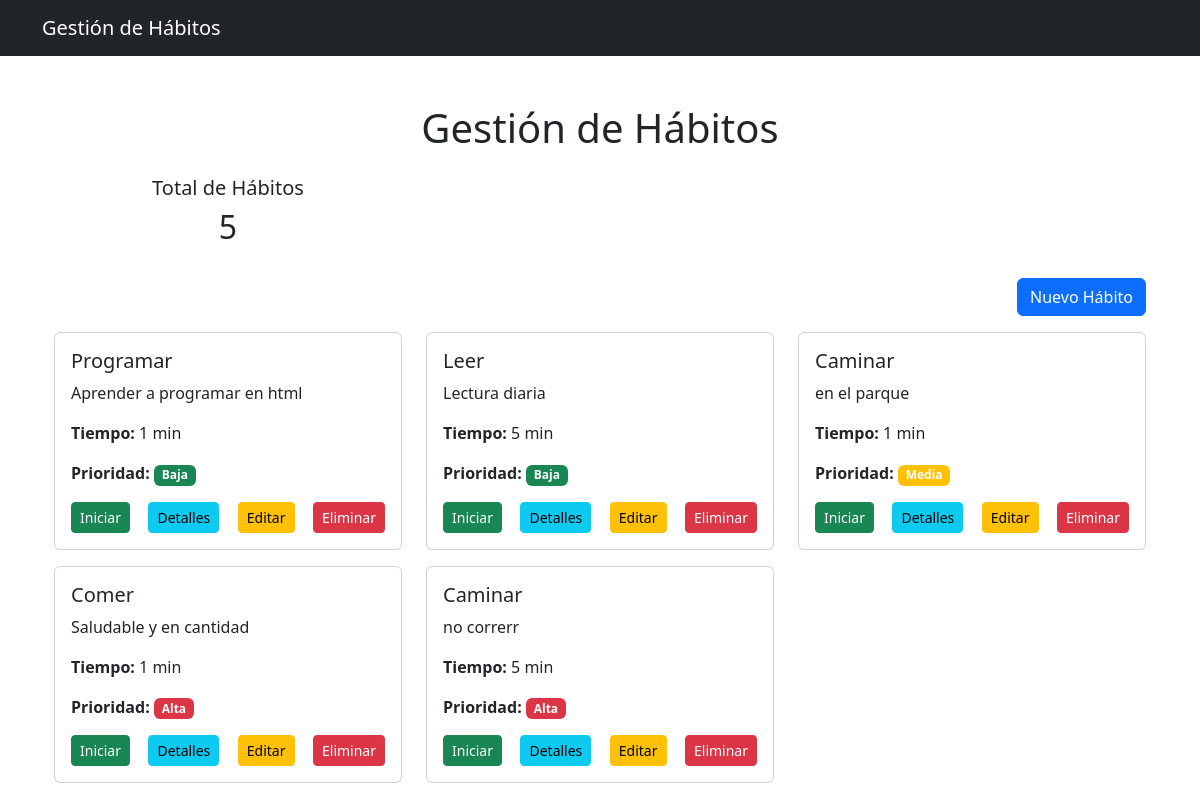
The page / on the database its author committed.
### Aplicaciones/Habitos/models.py (models this page shows, shortened)
class Habitos(models.Model):
    nombre = models.CharField(max_length=255)
    descripcion = models.TextField(blank=True, null=True)
    meta_tiempo = models.PositiveIntegerField(default=15, help_text="Meta diaria en minutos")  # 60 minutos predeterminados
    fecha_creacion = models.DateTimeField(auto_now_add=True)
    estado = models.BooleanField(default=True)  # Activo o Inactivo
    prioridad = models.CharField(max_length=10)

### Aplicaciones/Habitos/views.py (the view)
# urls.py: path('', views.inicio, name='inicio'),
def inicio(request):
    habitos = Habitos.objects.filter(estado=True)
    total_habitos = habitos.count()
    return render(request, 'index.html', {
        'habits': habitos,
        'total_habitos': total_habitos
    })

### Aplicaciones/Habitos/templates/index.html (shortened to what this page needs)
{% extends 'base.html' %}
{% block content %}
<div class="container mt-5">
    <h1 class="text-center mb-4">Gestión de Hábitos</h1>
    <div class="row text-center mb-4">
        <div class="col-md-4">
            <h5>Total de Hábitos</h5>
            <p class="h2">{{ total_habitos }}</p>
        </div>
    </div>
    <div class="d-flex justify-content-end mb-3">
        <a href="{% url 'crear_habito' %}" class="btn btn-primary">Nuevo Hábito</a>
    </div>
    <div class="row">
        {% for habito in habits %}
        <div class="col-md-4 mb-3">
            <div class="card">
                <div class="card-body">
                    <h5 class="card-title">{{ habito.nombre }}</h5>
                    <p class="card-text">{{ habito.descripcion }}</p>
                    <p><strong>Tiempo:</strong> {{habito.meta_tiempo}} min</p>
                    <p><strong>Prioridad:</strong>
                        <span class="badge
                            {% if habito.prioridad == 'Alta' %}bg-danger
                            {% elif habito.prioridad == 'Media' %}bg-warning
                            {% else %}bg-success{% endif %}">
                            {{ habito.prioridad }}
                        </span>
                    </p>
                    <div class="d-flex justify-content-between">
                        <button
                        class="btn btn-success btn-sm start-btn"
                        data-id="{{ habito.pk }}"
                        data-meta-tiempo="{{ habito.meta_tiempo }}">
                        Iniciar
                        </button>
                        <a href="{% url 'detalle_habito' pk=habito.pk %}" class="btn btn-info btn-sm">Detalles</a>
                        <a href="{% url 'actualizar_habito' habito.pk %}" class="btn btn-warning btn-sm">Editar</a>
                        <form action="{% url 'eliminar_habito' habito.pk %}" method="POST" class="d-inline">
                            <button type="submit" class="btn btn-danger btn-sm" onclick="return confirm('¿Estás seguro de eliminar a este hábito?')">Eliminar</button>
                        </form>
                    </div>
                </div>
            </div>
        </div>
        {% empty %}
        <p class="text-center">No hay hábitos registrados.</p>
        {% endfor %}
    </div>
</div>
{% endblock %}

### rows shown on the page
Habitos: nombre "Programar", descripcion "Aprender a programar en html", meta_tiempo "1", prioridad "Baja"
Habitos: nombre "Leer", descripcion "Lectura diaria", meta_tiempo "5", prioridad "Baja"
Habitos: nombre "Caminar", descripcion "en el parque", meta_tiempo "1", prioridad "Media"
Habitos: nombre "Comer", descripcion "Saludable y en cantidad", meta_tiempo "1", prioridad "Alta"
Habitos: nombre "Caminar", descripcion "no correrr", meta_tiempo "5", prioridad "Alta"

### other values the page prints
{{ total_habitos }} "5"
